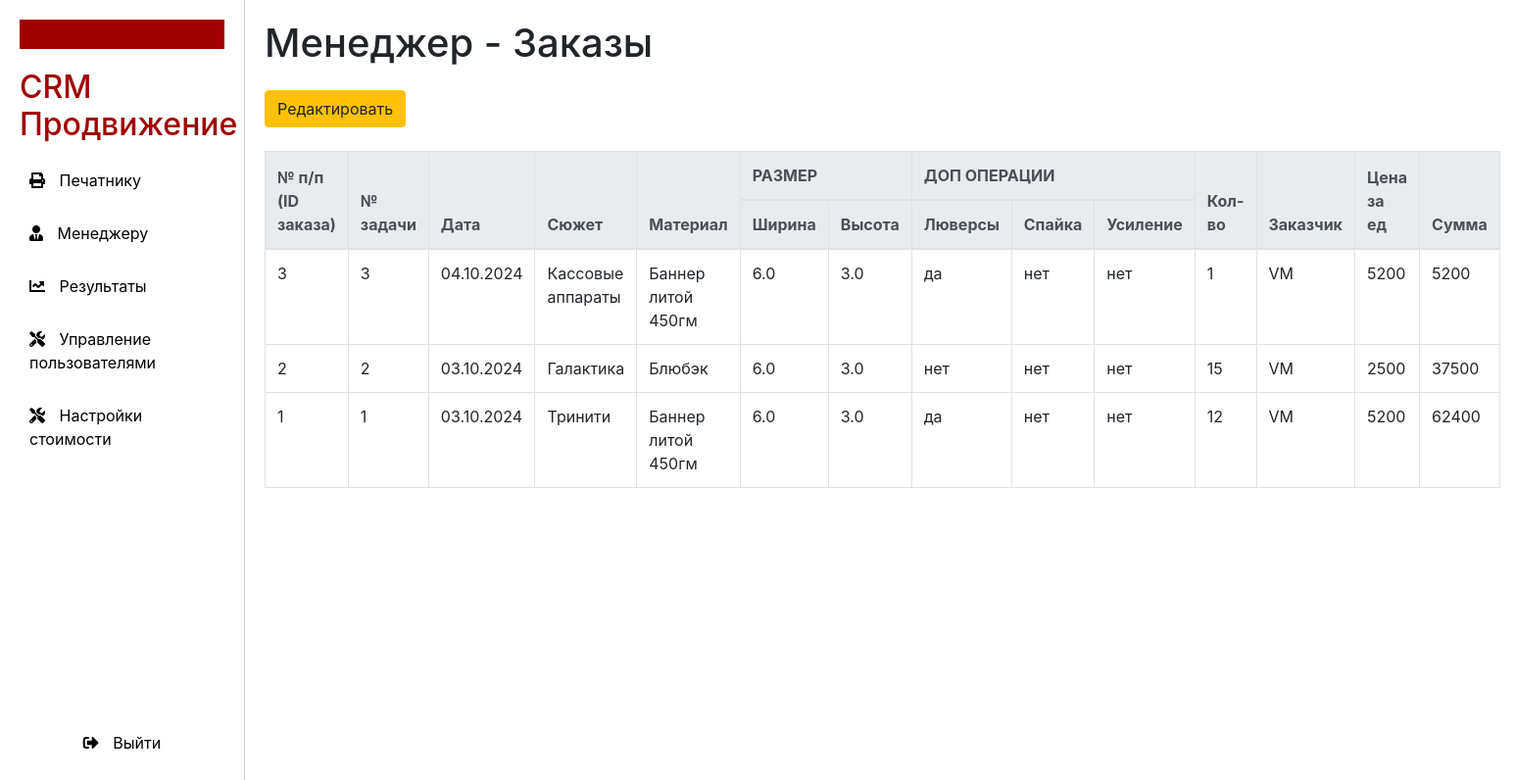
Page /manager (signed in) on the earlier database version.
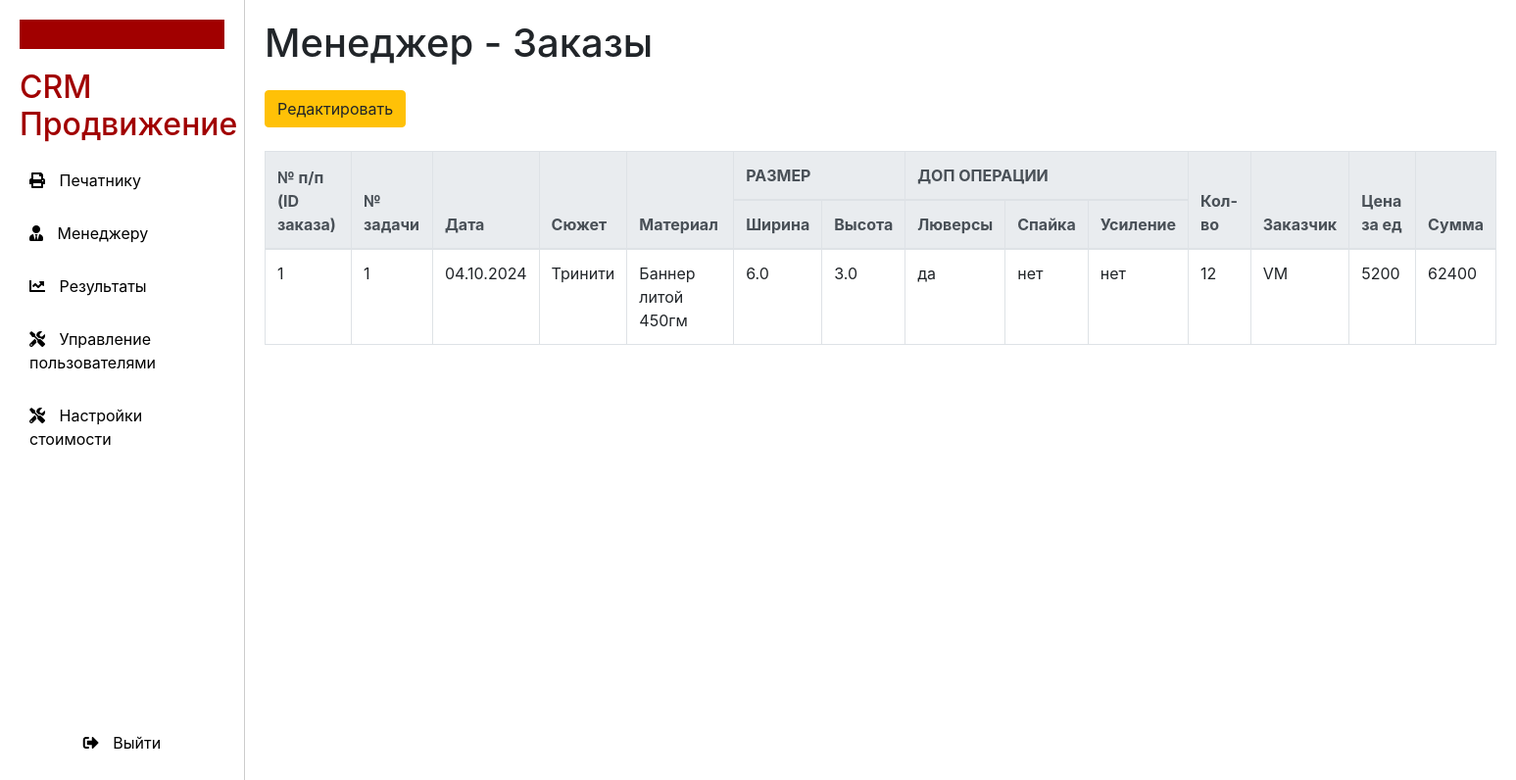
Same page on the later database version.
### models.py (models this page shows)
class Order(Base):
    __tablename__ = 'orders'
    id = Column(Integer, primary_key=True, autoincrement=True)
    task_number = Column(Integer, nullable=False)
    date = Column(Date, nullable=False)
    subject = Column(String, nullable=False)
    material = Column(String, nullable=False)
    quantity = Column(Integer, nullable=False)
    performer = Column(String, nullable=False)
    print_width = Column(Float, nullable=False)
    print_height = Column(Float, nullable=False)
    canvas_width = Column(Float, nullable=False)
    canvas_length = Column(Float, nullable=False)
    eyelets = Column(String, nullable=False)
    spike = Column(String, nullable=False)
    reinforcement = Column(String, nullable=False)
    customer = Column(String, nullable=True)
    price_per_unit = Column(Integer, nullable=True)
    total_amount = Column(Integer, nullable=True)
    result: Mapped["Result"] = relationship(back_populates="order")

### main.py (the view)
@app.get("/manager", response_class=HTMLResponse)
def manager_page(request: Request,
                 db: Session = Depends(get_db),
                 current_user: User = Depends(get_current_user)
                 ):
    check_role_access(current_user, {Role.manager, Role.superuser, Role.admin})
    orders = db.query(Order).order_by(Order.id.desc()).all()
    return templates.TemplateResponse("manager.html",
                                      {"request": request,
                                       "user": current_user,
                                       "role": current_user.role.value,
                                       "orders": orders, }
                                      )

### templates/manager.html (shortened to what this page needs)
{% extends "layout.html" %}
{% block manager %}
<div class="content">
    <h1>Менеджер - Заказы</h1>
    <table class="table table-bordered mt-4">
        <button class="btn btn-warning mt-3 edit-btn"
                data-toggle="modal" data-target="#orderModal">Редактировать
        </button>
        <thead class="thead-light">
        <tr>
            <th rowspan="2">№ п/п (ID заказа)</th>
            <th rowspan="2">№ задачи</th>
            <th rowspan="2">Дата</th>
            <th rowspan="2">Сюжет</th>
            <th rowspan="2">Материал</th>
            <th colspan="2">РАЗМЕР</th>
            <th colspan="3">ДОП ОПЕРАЦИИ</th>
            <th rowspan="2">Кол-во</th>
            <th rowspan="2">Заказчик</th>
            <th rowspan="2">Цена за ед</th>
            <th rowspan="2">Сумма</th>
        </tr>
        <tr>
            <th>Ширина</th>
            <th>Высота</th>
            <th>Люверсы</th>
            <th>Спайка</th>
            <th>Усиление</th>
        </tr>
        </thead>
        {% if orders %}
        <tbody>
        {% for order in orders %}
        <tr>
            <td>{{ order.id }}</td>
            <td>{{ order.task_number }}</td>
            <td>{{ order.date.strftime("%d.%m.%Y") }}</td>
            <td>{{ order.subject }}</td>
            <td>{{ order.material }}</td>
            <td>{{ order.print_width }}</td>
            <td>{{ order.print_height }}</td>
            <td>{{ order.eyelets }}</td>
            <td>{{ order.spike }}</td>
            <td>{{ order.reinforcement }}</td>
            <td>{{ order.quantity }}</td>
            <td>{{ order.customer }}</td>
            <td>{{ order.price_per_unit }}</td>
            <td>{{ order.total_amount }}</td>
        </tr>
        {% endfor %}
        </tbody>
        {% else %}
        <tr>
            <td colspan="14">Нет доступных заказов</td>
        </tr>
        {% endif %}
    </table>
</div>
{% endblock %}

Differences in the rows shown:
removed Order: id "3", task_number "3", date "04.10.2024", subject "Кассовые аппараты", material "Баннер литой 450гм", print_width "6.0", print_height "3.0", eyelets "да", spike "нет", reinforcement "нет", quantity "1", customer "VM", price_per_unit "5200", total_amount "5200"
removed Order: id "2", task_number "2", date "03.10.2024", subject "Галактика", material "Блюбэк", print_width "6.0", print_height "3.0", eyelets "нет", spike "нет", reinforcement "нет", quantity "15", customer "VM", price_per_unit "2500", total_amount "37500"
changed Order "Тринити": date "03.10.2024" → "04.10.2024"
